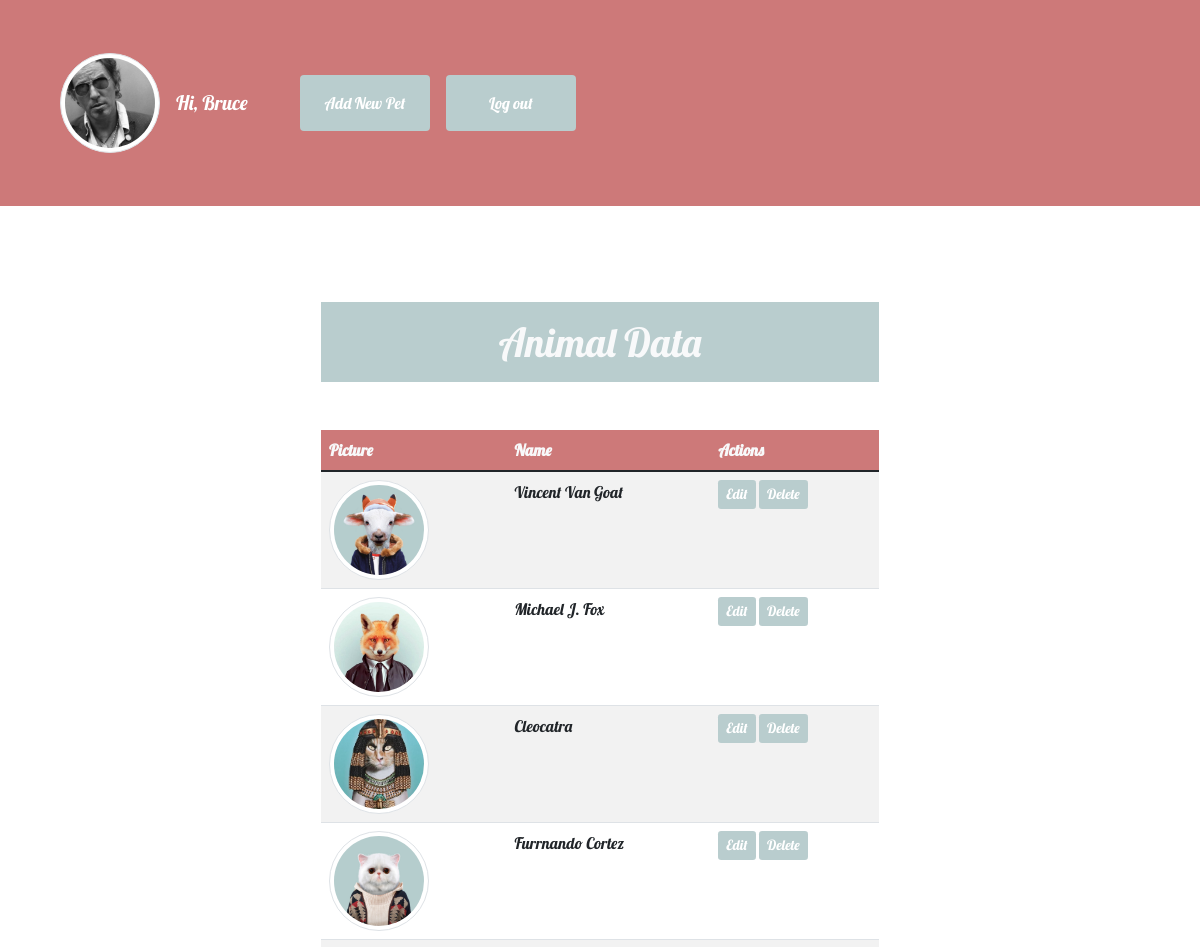
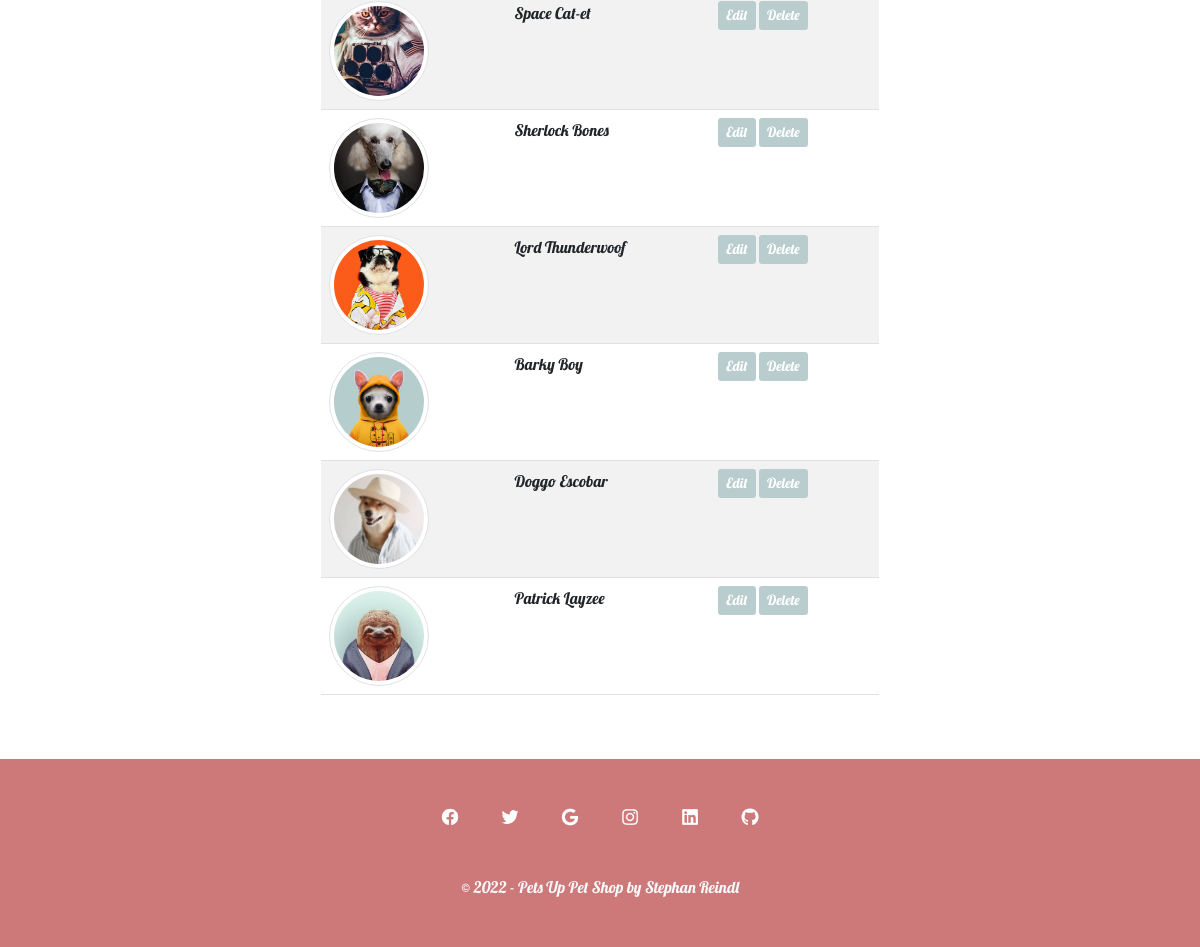
The page /crud/dashboard.php (signed in) on the database its author committed (2 pictures, top to bottom).
### tables this page shows
CREATE TABLE `users` (
  `id` int(11) NOT NULL,
  `fname` varchar(80) NOT NULL,
  `lname` varchar(80) NOT NULL,
  `email` varchar(80) NOT NULL,
  `phone` varchar(80) NOT NULL,
  `address` varchar(150) NOT NULL,
  `picture` varchar(256) NOT NULL,
  `password` varchar(256) NOT NULL,
  `status` varchar(5) NOT NULL DEFAULT 'user'
);

CREATE TABLE `animals` (
  `id` int(11) NOT NULL,
  `name` varchar(80) NOT NULL,
  `gender` varchar(6) NOT NULL,
  `breed` varchar(80) NOT NULL,
  `size` varchar(15) NOT NULL,
  `age` tinyint(3) NOT NULL,
  `vaccine` varchar(3) NOT NULL,
  `description` varchar(100) NOT NULL,
  `hobbies` varchar(100) NOT NULL,
  `location` varchar(100) NOT NULL,
  `picture` varchar(256) NOT NULL,
  `status` varchar(90) NOT NULL
);

### crud/dashboard.php (the view, shortened to what this page needs)
<?php
require_once 'components/db_connect.php';
$sql = "SELECT * FROM animals WHERE status ='available'";
$result = mysqli_query($connect, $sql);
$tbody = '';
if ($result->num_rows > 0) {
  while ($row = $result->fetch_array(MYSQLI_ASSOC)) {
      $tbody .= "<tr>
          <td><img class='img-thumbnail rounded-circle adm-picture' src='../img/" . $row['picture'] . "' alt=" . $row['name'] . "></td>
          <td>" . $row['name'] . "</td>
          <td><a href='update.php?id=" . $row['id'] . "'><button class='btn btn-warning btn-sm' type='button'>Edit</button></a>
          <a href='animals/actions/a_animal_adm_delete.php?id=" . $row['id'] . "'><button class='btn btn-outline-danger btn-sm' type='button'>Delete</button></a></td>
       </tr>";
  }
} else {
  $tbody = "<tr><td colspan='5'><center>No Data Available </center></td></tr>";
}
$result_adm = mysqli_query($connect, "SELECT * FROM users WHERE id=" . $_SESSION['adm']);
$row_adm = mysqli_fetch_array($result_adm, MYSQLI_ASSOC);
?>
<!DOCTYPE html>
<html lang="en">
<head>
  <?php require_once 'components/bootstrap.php' ?>
  <link rel="stylesheet" href="../css/style.css">
</head>
<body>
<?php require_once "components/navbar_admin.php"?>
  <div class="container admin-container d-flex flex-column align-items-center">
      <div class="d-flex flex-column align-items-center w-100">
        <h1 class="p-3 text-light text-center mt-5 mb-5">Animal Data</h1>
      </div>
            <table class='table table-striped w-50 admin-table'>
               <thead class='table-headline text-light'>
                   <tr>
                        <th>Picture</th>
                       <th>Name</th>
                       <th>Actions</th>
                   </tr>
               </thead>
               <tbody>
                    <?= $tbody ?>
                </tbody>
           </table>
  </div>
  <?php require_once "components/footer.php" ?>
</body>
</html>

### crud/components/bootstrap.php (shortened to what this page needs)
<link href="https://cdn.jsdelivr.net/npm/bootstrap@5.1.3/dist/css/bootstrap.min.css" rel="stylesheet">

### crud/components/navbar_admin.php (shortened to what this page needs)
<nav class="navbar navbar-admin p-5 navbar-expand-lg navbar-dark bg-light mb-5">
        <div class="container-fluid">
            <a class="navbar-brand d-flex align-items-center" href="home.php">
            <img class="adm-picture img-thumbnail rounded-circle" src="../img/<?php echo $row_adm['picture']; ?>" alt="<?php echo $row_adm['fname']; ?>" class="d-inline-block align-text-top">
            <div class="text-white ms-3 me-5">Hi, <?php echo $row_adm['fname']; ?></div></a>
            <div class="collapse navbar-collapse" id="navbarNavAltMarkup">
            <div class="navbar-nav ms-5">
                <ul class="navbar-nav me-auto mb-2 mb-lg-0 ms-5">
                    <li class="nav-item">
                        <a class="nav-link" href="create_pet.php"><button class="btn btn-success p-3">Add New Pet</button></a>
                    </li>
                    <li class="nav-item">
                        <a class="nav-link" href="logout.php?logout"><button class="btn btn-outline-danger p-3">Log out</button></a>
                    </li>
                </ul>
            </div>
            </div>
        </div>
    </nav>

### crud/components/footer.php
<div class="main-footer mt-5">
        <div class="social-media d-flex justify-content-around pt-5">
            <img class="social-icon" src="../img/facebook.png">
            <img class="social-icon" src="../img/twitter.png">
            <img class="social-icon" src="../img/google.png">
            <img class="social-icon" src="../img/insta.png">
            <img class="social-icon" src="../img/linkedIn.png">
            <img class="social-icon" src="../img/gitHub.png">
        </div>
        <div class="footer-text d-flex justify-content-center p-5 text-light">&copy; 2022 - Pets Up Pet Shop by Stephan Reindl</div>
    </div>

### css/style.css (style rules this page uses)
* { padding: 0; margin: 0; }
body { font-family: "Lobster", cursive; }
.navbar { background: #cd7979 !important; font-size: 1.5vw !important; }
.navbar .navbar-brand { width: 9vw; }
.btn { background: #b9cdce !important; color: white; border-style: none; }
.main-footer { width: 100%; background: #cd7979; }
.main-footer .social-media { width: 30%; margin: 0 auto; }
.main-footer .social-media .social-icon { width: 20px; height: 20px; }
h1 { background: #b9cdce; width: 50%; }
.admin-container { min-height: 700px; }
.table-headline { background: #cd7979; }
.adm-picture { width: 100px; height: 100px; -o-object-fit: cover; object-fit: cover; -o-object-position: center; object-position: center; }
.nav-item > a > .btn { width: 130px; }
@media screen and (max-width: 1200px) { .navbar-brand { width: 10vw !important; } }

### rows shown on the page
users: picture (picture), fname "Bruce"
animals: picture (picture), name "Vincent Van Goat"
animals: picture (picture), name "Michael J. Fox"
animals: picture (picture), name "Cleocatra"
animals: picture (picture), name "Furrnando Cortez"
animals: picture (picture), name "Space Cat-et"
animals: picture (picture), name "Sherlock Bones"
animals: picture (picture), name "Lord Thunderwoof"
animals: picture (picture), name "Barky Boy"
animals: picture (picture), name "Doggo Escobar"
animals: picture (picture), name "Patrick Layzee"
